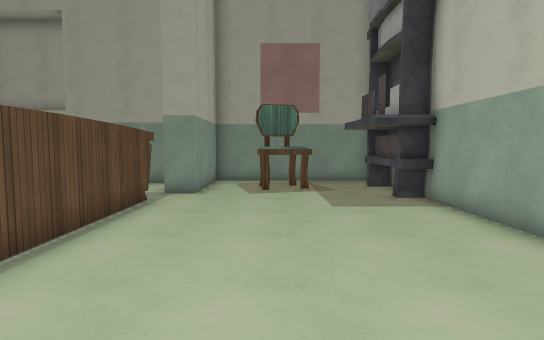
View 1 (above)

18 first-person views from a walk through a 3-D level made in the Godot game engine. The camera is 1.5 m above the floor, tilts 4° down and sees 80° across. The floor is counted in squares, 1 m on a side. Each view is taken from the middle of a square. On the plan, view 1 faces up. The plan holds only what a view shows up to about 15 squares ahead; the rest is blank. Surface patterns are stand-ins for the level's own textures.

View 2
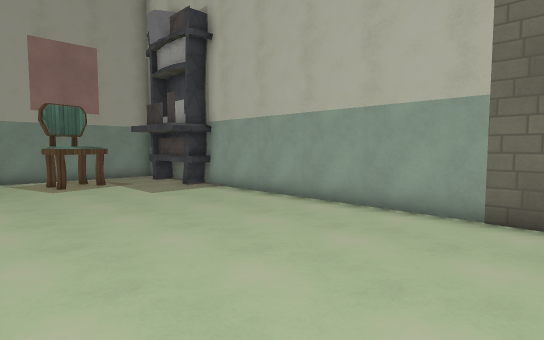

View 3
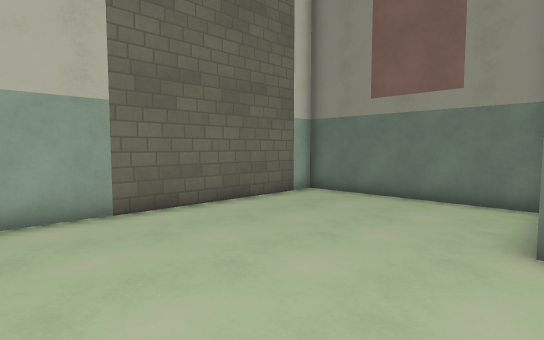

View 4
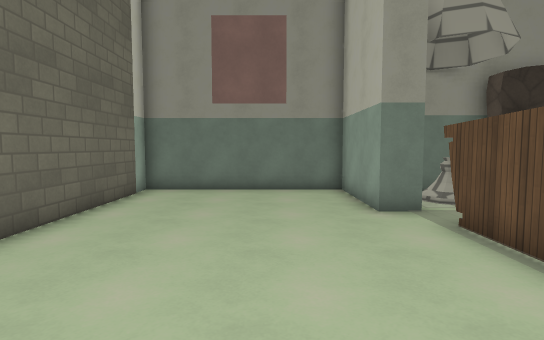

View 5
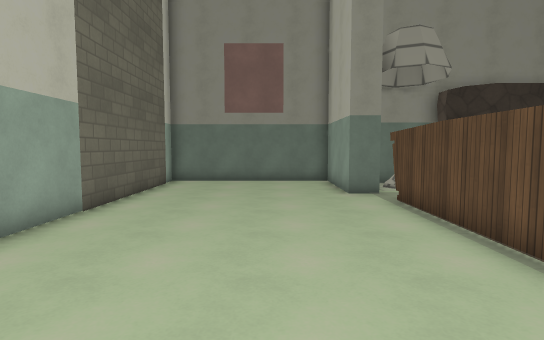

View 6
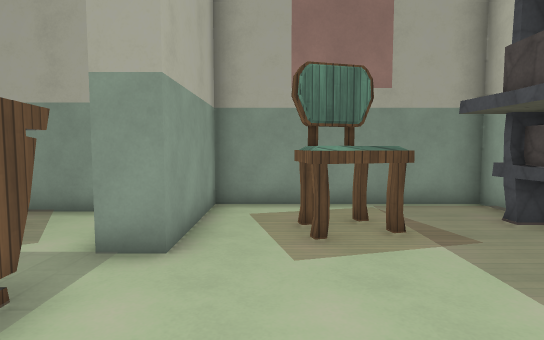

View 7
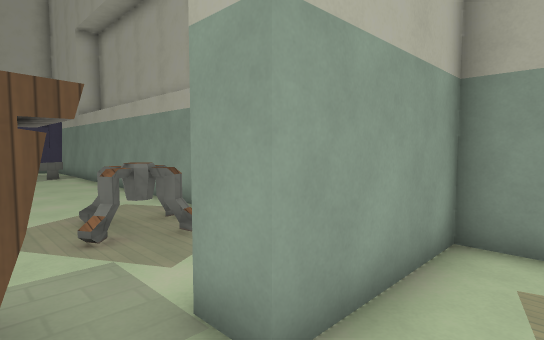

View 8
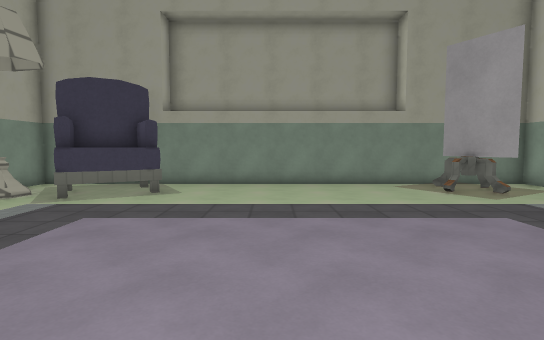

View 9
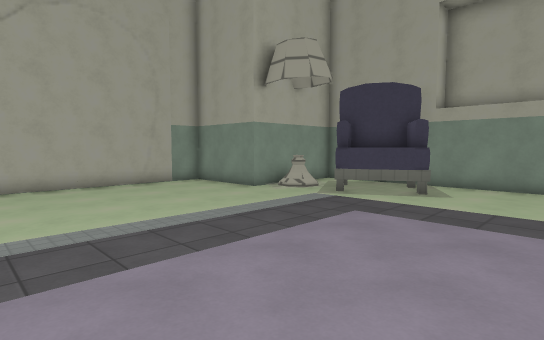

View 10
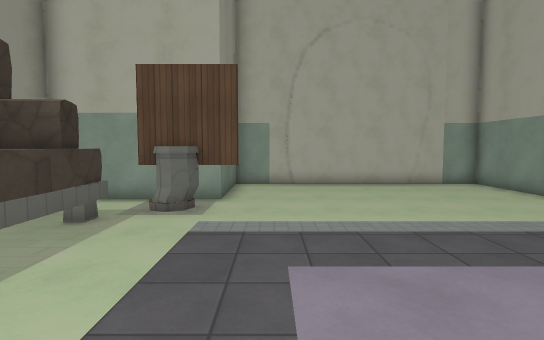

View 11
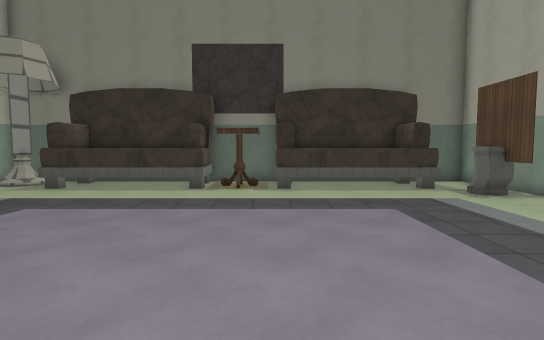

View 12
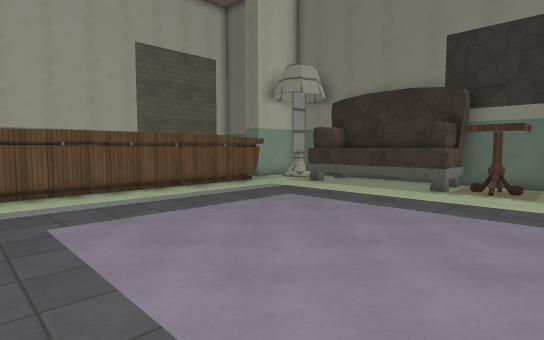

View 13
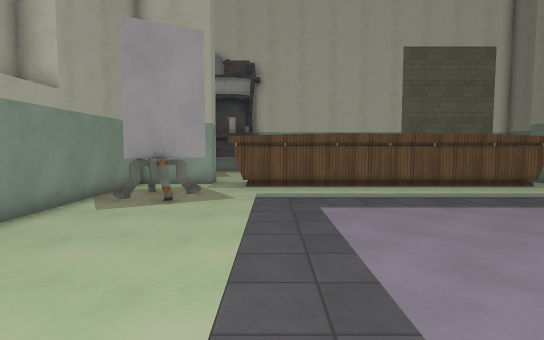

View 14
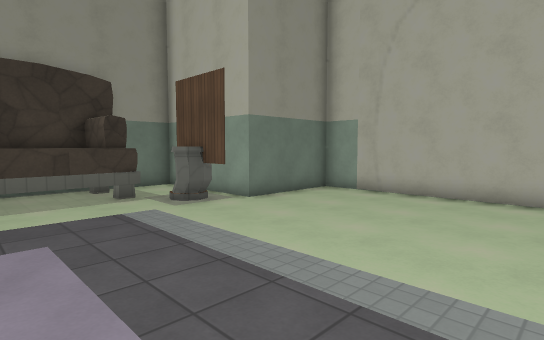

View 15
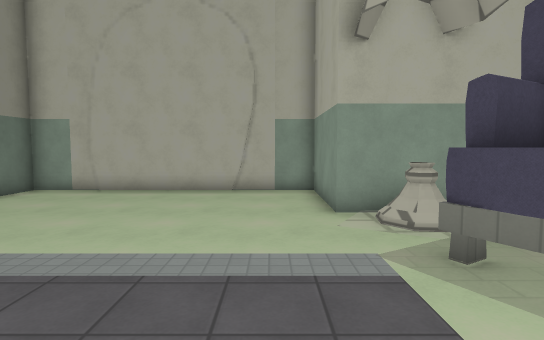

View 16
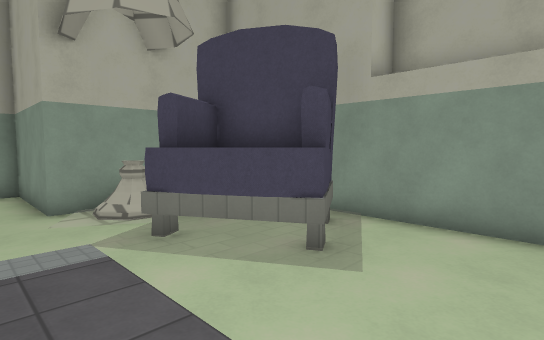

View 17
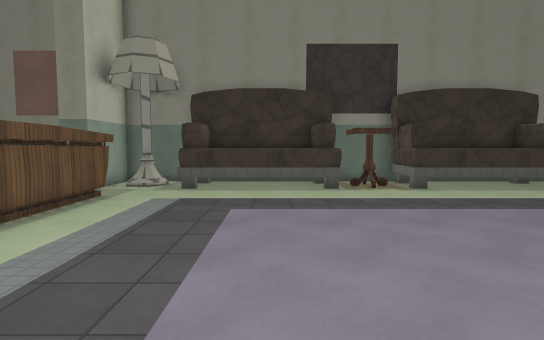

View 18
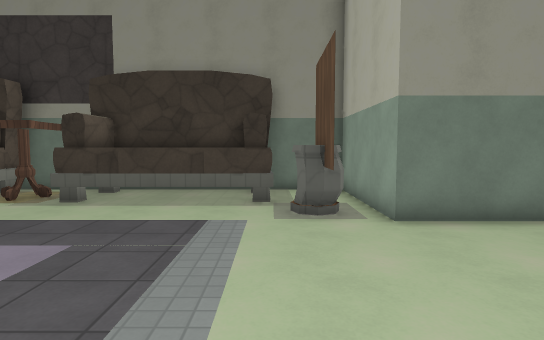

### Floor plan
Points are (right, up) in squares from view 1. A wall is a line through its corners. A room is listed if a view was taken in it or the views show most of it. See-through windows are left out.
Room 1 (views 1, 2, 3, 4, 5, 6, 7)
walls: (4.6, 9) (3.7, 9) (3.7, 12.9); (4.6, 9.2) (3.7, 9.2); (3.9, 9.9) (3.9, 12.4); (-3.6, -3.6) (-2.5, -3.6) (-2.5, -7.5) (4.5, -7.5) (4.5, 9.5); (-3.5, 9.8) (-3.5, -2.6); (4.5, 13.5) (4.5, 14.5) (-2.5, 14.5) (-2.5, 10.5) (-3.5, 10.5)
ways out: opening at (-4, -3) to room 2; opening at (-3, 10) to room 2
objects: chair (0, 11) to (1, 13)
Room 2 (views 8, 9, 10, 11, 12, 13, 14, 15, 16, 17, 18)
walls: (-15.1, -3.7) (-15.3, -6.5) (-12.4, -6.5) (-12.5, -3.8); (-12.5, -3.6) (-6.6, -3.6); (-12.5, -4.1) (-11.7, -4) (-11.6, -5.5) (-6.9, -5.5); (-21.6, -2.4) (-21.7, -2.7); (-15.3, -5.2) (-15.3, -5.8); (-20.3, -3.8) (-20.1, -5.5); (-15.9, -5.5) (-15.8, -4) (-15.2, -4.1); (-21.1, -3.6) (-15.1, -3.6); (-20.8, -4.1) (-20.2, -4); (-12.2, -5.6) (-12.4, -3.8); (-8.4, -3.8) (-6.6, -3.9); (-20.9, -5.5) (-15.5, -5.5); (-4.8, -2.6) (-4.8, 9.6); (-7.4, -5.5) (-7.3, -3.8); (-23.5, 13) (-23.5, 8.5) (-27.4, 8.5) (-27.4, -1.5) (-23.5, -1.5) (-23.5, -3.5); (-3.5, 10.5) (-3.5, 13.5) (-19.5, 13.5); (-6.1, -6.5) (-3.5, -6.5) (-3.5, -4.5)
low walls: (-15.8, -3.8) (-15.1, -3.7); (-12.4, -3.8) (-11.9, -3.8); (-21.1, -3.8) (-20.3, -3.8)
ways out: opening at (-4, -3) to room 1; opening at (-3, 10) to room 1; opening at (-23, -3) to room 3
objects: lamp (-24, 10) to (-22, 11); other object (-22, -2) to (-22, -1); sofa (-20, 9) to (-18, 13); table (-14, -4); block (-7, 11) to (-7, 12); lamp (-5, -5)
Room 3 (no view inside)
walls: (-23.5, -3.5) (-23.5, -6.5) (-20.9, -6.5); (-21.7, -2.7) (-22.2, -2.9)
ways out: opening at (-23, -3) to room 2

Where each view was taken, in squares from view 1:
view 1: 0 up, 0 right, facing up
view 2: 2 down, 3 left, facing up-right
view 3: 2 up, 3 left, facing down-right
view 4: 4 up, 0 right, facing down
view 5: 7 up, 0 right, facing down
view 6: 6 up, 1 left, facing up
view 7: 9 up, 1 left, facing up-left
view 8: 0 up, 14 left, facing up
view 9: 0 up, 14 left, facing up-left
view 10: 0 up, 14 left, facing left
view 11: 8 up, 15 left, facing down
view 12: 8 up, 16 left, facing down-right
view 13: 8 up, 17 left, facing right
view 14: 6 up, 17 left, facing down-left
view 15: 7 up, 16 left, facing left
view 16: 7 up, 15 left, facing up-left
view 17: 8 up, 10 left, facing down
view 18: 5 up, 21 left, facing down
